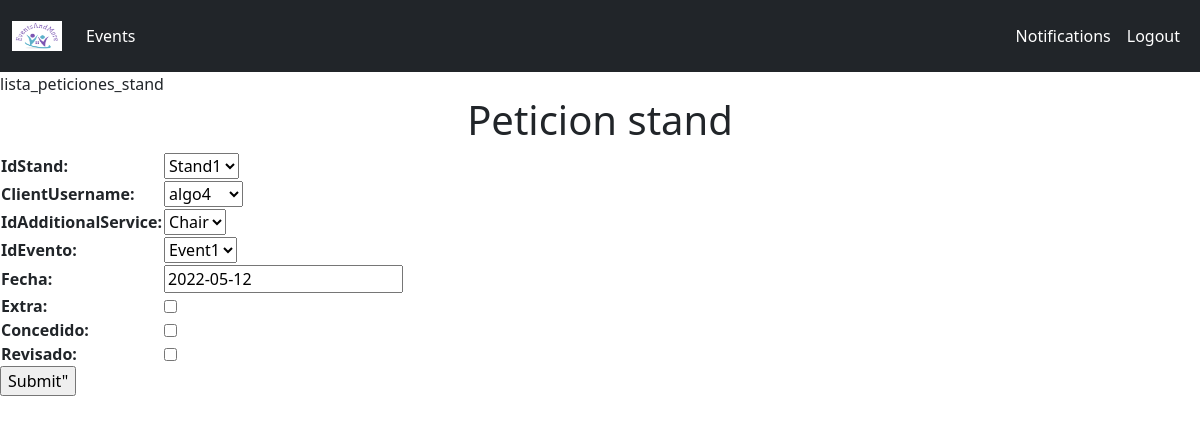
The app's page /peticion_serv_adicional_dept/1/ (signed in) with its own data.
### EventsAndMore/models.py (models this page shows, shortened)
class PeticionServAdicional(models.Model):
    id = models.AutoField(primary_key=True)
    idStand = models.ForeignKey(Stand, on_delete=models.CASCADE)
    clientUsername = models.ForeignKey(Cliente, on_delete=models.CASCADE)
    deptAdditionalServUsername = models.ForeignKey(DeptAdditionalServ, on_delete=models.CASCADE, blank=True, null=True)
    idAdditionalService = models.ForeignKey(AdditionalService, default=1, on_delete=models.CASCADE)
    idEvento = models.ForeignKey(Event, default=1, on_delete=models.CASCADE)
    fecha = models.DateField(default=date.today, blank=False, null=False)
    extra = models.BooleanField(default=False)
    concedido = models.BooleanField(default=False)
    revisado = models.BooleanField(default=False)

### EventsAndMore/views.py (the view, shortened to what this page needs)
# urls.py: path('peticion_serv_adicional_dept/<str:pk>/', views.updatePeticionServAdicionalDepartamento,
def updatePeticionServAdicionalDepartamento(request, pk):
    if request.user.is_deptAdditionalServ:
        peticion = PeticionServAdicional.objects.get(id=pk)
        form = PeticionServAdicionalDepartamentoForm(instance=peticion)
        context = {'form':form}
        return render(request, 'peticion_stand_gestor.html', context)
    else:
        print("Error el user no es un departamento de servicios adicionales")
        return redirect('/')

### EventsAndMore/forms.py
class PeticionServAdicionalDepartamentoForm(forms.ModelForm):
    class Meta:
        model = PeticionServAdicional
        exclude = ['deptAdditionalServUsername']

### EventsAndMore/models.py (called while the page is built)
    def __str__(self):
        return str(self.User)

    def __str__(self):
        return str(self.nombre)

    def __str__(self):
        return str(self.description)

    def __str__(self):
        return str(self.nombre)

### templates/peticion_stand_gestor.html (shortened to what this page needs)
{% include 'login_base.html' %}
  {% load static %}lista_peticiones_stand
{% block title %}
    <div>
        <h1 style="text-align:center">
            Peticion stand
        </h1>
    </div>
{% endblock title %}
{% block content %}
    <div>
        <form action = "" method = "post">
            <table>
                {{ form.as_table }}
            </table>
            <input type="submit" value=Submit">
        </form>
    </div>
{% endblock content %}

### records on screen
PeticionServAdicional: idStand "Stand1", clientUsername "algo4", idAdditionalService "Chair", idEvento "Event1", fecha "2022-05-12"
